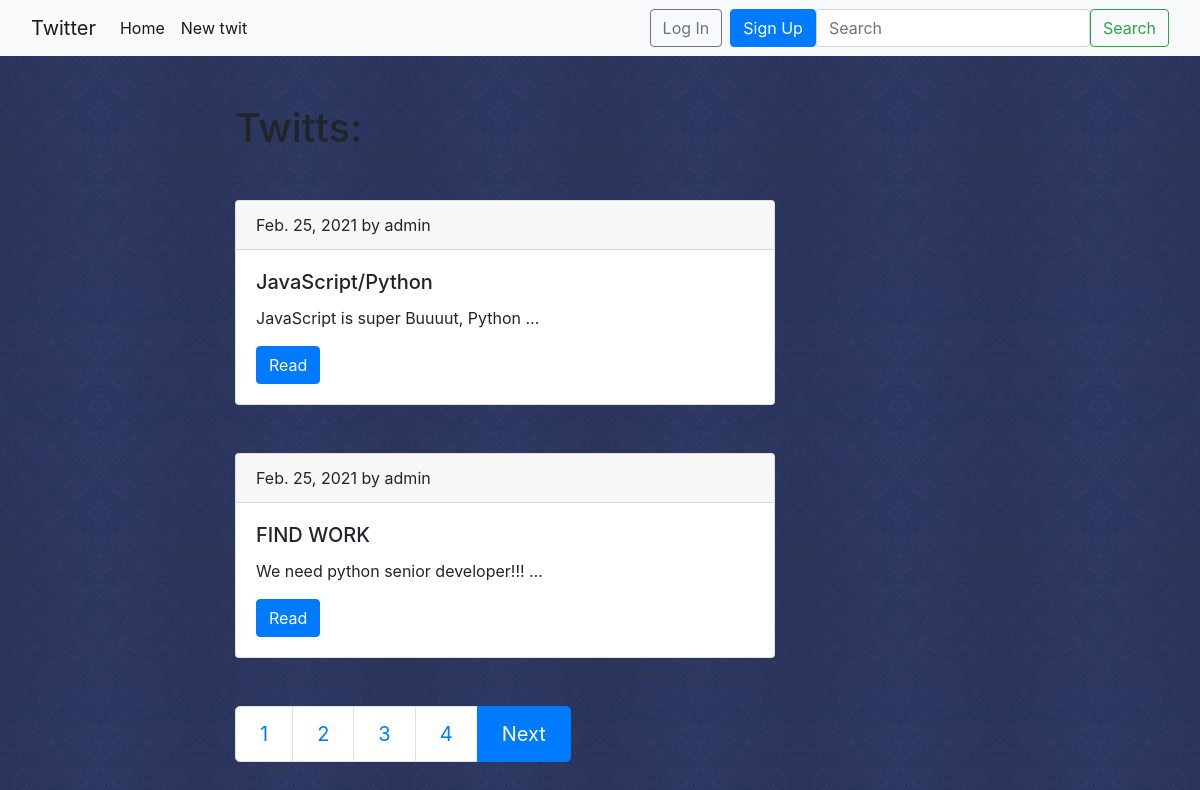
/home/, run on the app's committed database.
### blog/models.py (models this page shows, shortened)
class Post(models.Model):
    title = models.CharField(max_length=100)
    date_pub = models.DateField(auto_now_add=True)
    body = models.TextField()
    created_by = models.ForeignKey(User, on_delete=models.CASCADE,
                                   related_name='create_posts')
    image = models.ImageField(upload_to='images', blank=True)
    class Meta:
        verbose_name = 'Пост'
        verbose_name_plural = 'Посты'

### blog/views.py (the view)
# urls.py: path('home/', posts_list, name='posts_list'),
def posts_list(request):
    posts = Post.objects.all()
    page = request.GET.get('page')
    paginator = Paginator(posts, 2)
    try:
        posts = paginator.page(page)
    except PageNotAnInteger:
        posts = paginator.page(1)
    except EmptyPage:
        posts = paginator.page(paginator.num_pages)
    return render(request, 'blog/index.html', {'posts':posts,
                                                'page':page})

### blog/templates/blog/index.html (shortened to what this page needs)
{% extends 'blog/base_blog.html' %}
{% load static %}
{% block stylesheet %}
<link rel="stylesheet" href="{% static 'css/style.css' %}">
{% endblock %}
{% block content %}
<div class="mb-5" id="Twitts">
    <h1>Twitts:</h1>
</div>
{% for el in posts %}
        <div class="card mb-5">
            <div class="card-header">
                {{el.date_pub}} by {{el.created_by}}
            </div>
            <div class="card-body">
                <h5 class="card-title">{{ el.title }}</h5>
                <p class="card-text">{{ el.body|truncatewords:5 }}</p>
                <a href="{% url 'post_detail' pk=el.id %}" class="btn btn-primary">Read</a>
            </div>
        </div>
{% endfor %}
{% if posts.has_other_pages %}
<nav aria-label="...">
    <ul class="pagination pagination-lg">
      {% for i in posts.paginator.page_range %}
      <li class="page-item"><a class="page-link" href="?page={{ i }}">{{ i }}</a></li>
      {% endfor %}
      {% if posts.has_next %}
      <li class="page-item active" aria-current="page">
        <a class='page-link' href="?page={{ posts.next_page_number }}">Next</a>
      </li>
      {% endif %}
    </ul>
  </nav>
{% endif %}
{% endblock %}

### static/css/style.css (style rules this page uses)
body { background-image: url(../img/vintage-wallpaper.png); }

### data on the page
Post: date_pub "Feb. 25, 2021", created_by "admin", title "JavaScript/Python", body "JavaScript is super Buuuut, Python …"
Post: date_pub "Feb. 25, 2021", created_by "admin", title "FIND WORK", body "We need python senior developer!!! …"

### other printed values
{{ i }} "1" "2" "3" "4"
